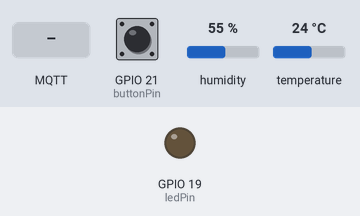
Bench run of a sketch on a simulated ESP32. Parts: output pins drawn as LEDs (lit = HIGH). The test bench sets the inputs (shaded band); at power-on: GPIO 21 (buttonPin) LOW, humidity 55 %, temperature 24 °C. WiFi joins after 1.5 s; servers stay silent unless stated; no MQTT or app messages arrive unless stated; what the sketch prints to the serial monitor is not drawn.

Above: at 2.7 s.
2.8 s: GPIO 21 (buttonPin) pulled HIGH for 0.15 s
At 3.4 s:
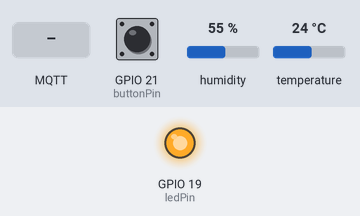
6.5 s: MQTT message "change" arrives on the first subscribed topic
At 6.9 s:
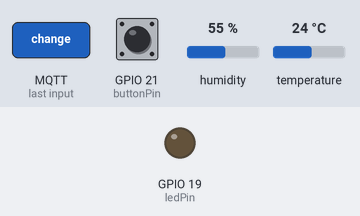
8.0 s: GPIO 21 (buttonPin) pulled HIGH for 1 s
At 9.8 s:
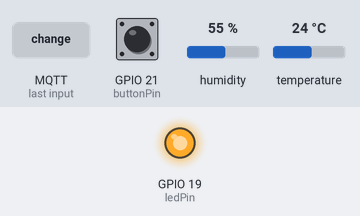
10.5 s: GPIO 21 (buttonPin) pulled HIGH for 3.2 s
At 14.5 s:
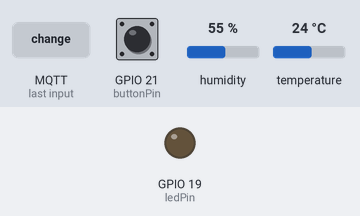
Timing chart, 0 to 16.0 s (numbered marks = the images above; inputs shaded):
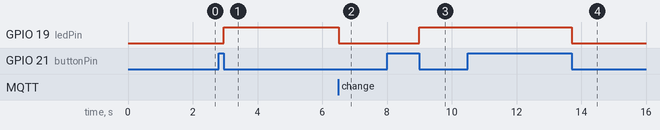

The sketch:

MQTTPubSubDHT11.ino
```cpp
// Courtesy: Imam Syahrizal
#include <WiFi.h>
#include <PubSubClient.h>
#include <Wire.h>
#include <DHT.h>

// definisi pin yang digunakan
#define buttonPin 21
#define ledPin 19
#define DHTPIN 4

// definisi sensor DHT11
#define DHTTYPE DHT11     // definisi jenis sensor, yakni DHT22
DHT dht(DHTPIN, DHTTYPE); // definisi objek dht yang diperlukan untuk library DHT.h

// Definisi WiFi
const char *ssid = "GANTI DENGAN SSID WIFI";
const char *password = "GANTI DENGAN PASSWORD WIFI";

// Definisi IP mqtt broker
const char *mqtt_server = "GANTI DENGAN ALAMAT IP DEVICE YANG TERINSTAL BROKER ex 192.168.1.1";

// Definisi objek WiFiClient dan PubSubClient
WiFiClient espClient;
PubSubClient client(espClient);

// variabel untuk waktu pembacaan sensor
long waktuSebelumnya = 0;
char msg[50];
int value = 0;

// variable untuk menyimpan suhu dan kelembaban
float temperature = 0;
float humidity = 0;

// variable untuk menyimpan state
int buttonState = 0;
int ledState = 0;

void setup()
{
    // put your setup code here, to run once:
    pinMode(buttonPin, INPUT); // Definisi pin buttonPin (GPIO21) sebagai masukan berupa ADC
    pinMode(ledPin, OUTPUT);   // Definisi pin ledPin (GPIO19) sebagai keluaran berupa sinyal High atau Low
    digitalWrite(ledPin, LOW); // Kondisi awal ledPin adalah LOW

    Serial.begin(115200); // memulai Sambungan serial usb dengan baudrate 115200
    dht.begin();          // memulai sensor dht

    // Kebutuhan setup WiFi dan mqtt
    setup_wifi();
    client.setServer(mqtt_server, 1883); // port 1883 sebagai default mqtt
    client.setCallback(callback);        // callback digunakan untuk subscribe mqtt
}

// Fungsi setup WiFi
void setup_wifi()
{
    delay(10);
    Serial.println();
    Serial.print("Berusaha terhubung ke ");
    Serial.println(ssid);

    WiFi.begin(ssid, password);

    while (WiFi.status() != WL_CONNECTED)
    {
        delay(500);
        Serial.print(".");
    }

    Serial.println("");
    Serial.println("WiFi connected");
    Serial.println("IP address: ");
    Serial.println(WiFi.localIP());
}

// Fungsi yang akan melakukan subscribe topik
void callback(char *topic, byte *message, unsigned int length)
{
    Serial.print("Pesan diterima dengan topik : ");
    Serial.print(topic);
    Serial.print(". Pesan : ");
    String messageTemp;

    for (int i = 0; i < length; i++)
    {
        Serial.print((char)message[i]);
        messageTemp += (char)message[i];
    }
    Serial.println();

    if (String(topic) == "esp32/output")
    {
        if (messageTemp == "change")
        {
            Serial.print("Tombol LED ditekan pada dashboard");
            ledState = ~ledState;
            digitalWrite(ledPin, ledState);

            // kirim status LED ke topik esp32/led
            char statusString[8];
            dtostrf(ledState, 1, 2, statusString);
            Serial.print("LED State : ");
            Serial.println(statusString);
            client.publish("esp32/led", statusString);
        }
    }
}

// Fungsi untuk memastikan akan selalu Terkoneksi dengan WiFi
void reconnect()
{
    while (!client.connected())
    {
        Serial.print("Berusaha menghubungkan MQTT...");
        if (client.connect("ESP8266Client"))
        {
            Serial.println("Terhubung");
            client.subscribe("esp32/output");
        }
        else
        {
            Serial.print("gagal, rc=");
            Serial.print(client.state());
            Serial.println(" coba lagi dalam 5 seconds");
            delay(5000);
        }
    }
}

void loop()
{

    // Cek Sambungan WiFi
    if (!client.connected())
    {
        reconnect();
    }
    client.loop();

    // Cek waktu untuk update, jika sudah sesuai lakukan publish data
    long sekarang = millis();
    if (sekarang - waktuSebelumnya > 5000)
    {
        waktuSebelumnya = sekarang;

        temperature = dht.readTemperature();
        char tempString[8];
        dtostrf(temperature, 1, 2, tempString);
        Serial.print("Suhu: ");
        Serial.println(tempString);
        client.publish("esp32/temperature", tempString);

        humidity = dht.readHumidity();
        char humString[8];
        dtostrf(humidity, 1, 2, humString);
        Serial.print("Humidity: ");
        Serial.println(humString);
        client.publish("esp32/humidity", humString);
    }

    /* Deteksi masukkan dari push-button, jika ada maka akan mengganti state LED
     *  dan mengirim state LED
     */
    buttonState = digitalRead(buttonPin);
    if (buttonState == 1)
    {
        debounce(buttonPin, HIGH);
        ledState = ~ledState;
        digitalWrite(ledPin, ledState);
        char statusString[8];
        dtostrf(ledState, 1, 2, statusString);
        Serial.print("LED State: ");
        Serial.println(statusString);
        client.publish("esp32/led", statusString);
    }
}

/* fungsi yang akan meminimalisir salah pembacaan state dari push-button karena
 *  dalam menekan push button pasti akan dibaca beberapa kali oleh ESP tanpa adanya
 *  waktu jeda tertentu
 */
void debounce(int pin, unsigned char active_logic)
{
    delay(10);
    if (digitalRead(pin) == active_logic)
    {
        delay(100);
        while (digitalRead(buttonPin) == active_logic)
        {
        };
    }
}
```

Measured:
- after the input at 2.8 s, GPIO 19 (ledPin): LOW → HIGH after 0.15 s
- after the input at 6.5 s, GPIO 19 (ledPin): HIGH → LOW at once
- after the input at 8.0 s, GPIO 19 (ledPin): LOW → HIGH after 1.0 s
- after the input at 10.5 s, GPIO 19 (ledPin): HIGH → LOW after 3.2 s
